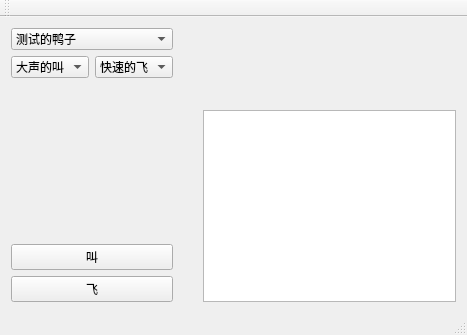
<?xml version="1.0" encoding="UTF-8"?>
<ui version="4.0">
 <class>MainWindow</class>
 <widget class="QMainWindow" name="MainWindow">
  <property name="geometry">
   <rect>
    <x>0</x>
    <y>0</y>
    <width>467</width>
    <height>335</height>
   </rect>
  </property>
  <property name="windowTitle">
   <string>MainWindow</string>
  </property>
  <widget class="QWidget" name="centralWidget">
   <layout class="QHBoxLayout" name="horizontalLayout_2">
    <item>
     <layout class="QVBoxLayout" name="verticalLayout">
      <item>
       <widget class="QComboBox" name="duckBox">
        <item>
         <property name="text">
          <string>测试的鸭子</string>
         </property>
        </item>
        <item>
         <property name="text">
          <string>绿色的鸭子</string>
         </property>
        </item>
       </widget>
      </item>
      <item>
       <layout class="QHBoxLayout" name="horizontalLayout">
        <item>
         <widget class="QComboBox" name="quackBehaviorBox">
          <item>
           <property name="text">
            <string>大声的叫</string>
           </property>
          </item>
          <item>
           <property name="text">
            <string>弱弱的叫</string>
           </property>
          </item>
         </widget>
        </item>
        <item>
         <widget class="QComboBox" name="flyBehaviorBox">
          <item>
           <property name="text">
            <string>快速的飞</string>
           </property>
          </item>
          <item>
           <property name="text">
            <string>慢慢的飞</string>
           </property>
          </item>
         </widget>
        </item>
       </layout>
      </item>
      <item>
       <spacer name="verticalSpacer">
        <property name="orientation">
         <enum>Qt::Vertical</enum>
        </property>
        <property name="sizeHint" stdset="0">
         <size>
          <width>20</width>
          <height>40</height>
         </size>
        </property>
       </spacer>
      </item>
      <item>
       <widget class="QPushButton" name="quackButton">
        <property name="text">
         <string>叫</string>
        </property>
       </widget>
      </item>
      <item>
       <widget class="QPushButton" name="flyButton">
        <property name="text">
         <string>飞</string>
        </property>
       </widget>
      </item>
     </layout>
    </item>
    <item>
     <spacer name="horizontalSpacer">
      <property name="orientation">
       <enum>Qt::Horizontal</enum>
      </property>
      <property name="sizeHint" stdset="0">
       <size>
        <width>28</width>
        <height>20</height>
       </size>
      </property>
     </spacer>
    </item>
    <item>
     <layout class="QVBoxLayout" name="verticalLayout_2">
      <item>
       <widget class="QLabel" name="duckPicture">
        <property name="cursor">
         <cursorShape>ClosedHandCursor</cursorShape>
        </property>
        <property name="text">
         <string/>
        </property>
        <property name="scaledContents">
         <bool>false</bool>
        </property>
       </widget>
      </item>
      <item>
       <spacer name="verticalSpacer_2">
        <property name="orientation">
         <enum>Qt::Vertical</enum>
        </property>
        <property name="sizeHint" stdset="0">
         <size>
          <width>20</width>
          <height>40</height>
         </size>
        </property>
       </spacer>
      </item>
      <item>
       <widget class="QListWidget" name="display"/>
      </item>
     </layout>
    </item>
   </layout>
  </widget>
  <widget class="QMenuBar" name="menuBar">
   <property name="geometry">
    <rect>
     <x>0</x>
     <y>0</y>
     <width>467</width>
     <height>23</height>
    </rect>
   </property>
  </widget>
  <widget class="QToolBar" name="mainToolBar">
   <attribute name="toolBarArea">
    <enum>TopToolBarArea</enum>
   </attribute>
   <attribute name="toolBarBreak">
    <bool>false</bool>
   </attribute>
  </widget>
  <widget class="QStatusBar" name="statusBar"/>
 </widget>
 <layoutdefault spacing="6" margin="11"/>
 <resources/>
 <connections/>
</ui>
